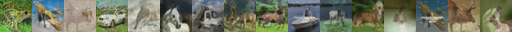

Write Python code to recreate this figure.
############################################### IMPORT LIBRARIES ###############################################

import torch
import torchvision
import torchvision.transforms as transforms
import numpy as np
import random
from PIL import Image

#Seed for reproducible results
seed = 42
random.seed(seed)
np.random.seed(seed)
torch.manual_seed(seed)
torch.cuda.manual_seed(seed)
torch.cuda.manual_seed_all(seed)
torch.backends.cudnn.deterministic = True
torch.backends.cudnn.benchmark = False

############################################### DEFINE CLASSES ###############################################

class MixUp():
    """
    Python Class that implements the MixUp data augmentation algorithm for both beta and uniform sampling methods of lambda

    Input
    self.sampling_method (scalar): specify beta sampling (sampling_method == 1) or uniform sampling (sampling_method == 2)
    self.alpha (scalar): determine alpha value for beta sampling
    """
    def __init__(self, sampling_method, alpha):
        self.sampling_method = sampling_method
        self.alpha = alpha

    def generate_augmentation(self, image_batch, label_batch):
        """
        Implements MixUp data augmentation algorithm

        Inputs
        image_batch (torch tensor): containing batch of images
        label_batch (torch tensor): matrix of one-hot encoded batch labels!

        Outputs
        generated_images (torch tensor): containing augmented images
        generated_labels (torch tensor): matrix of one-hot encoded augmented labels
        """
        random_indexes = torch.randperm(image_batch.shape[0]) #torch.arange(image_batch.shape[0]) - (torch.randint(low = 0, high = image_batch.shape[0], size=(1,))).item()
        image_batch_1 = image_batch
        image_batch_2 = image_batch[random_indexes]

        label_batch_1 = label_batch
        label_batch_2 = label_batch[random_indexes]

        #Sample lambda according to sampling_method
        if self.sampling_method == 1:
            lambd = torch.distributions.Beta(self.alpha, self.alpha).sample()

        elif self.sampling_method == 2:
            low = 0.
            high = 1.
            lambd = torch.distributions.Uniform(low, high).sample()

        generated_images = lambd*image_batch_1 + (1-lambd)*image_batch_2
        generated_labels = (lambd*label_batch_1 + (1-lambd)*label_batch_2)

        return generated_images, generated_labels
    
def generate_example_images():
    """
    This function generates example augmented images for both sampling methods.
    """
    ## cifar-10 dataset
    transform = transforms.Compose(
        [transforms.ToTensor(),
        transforms.Normalize((0.5, 0.5, 0.5), (0.5, 0.5, 0.5))])

    batch_size = 16
    trainset = torchvision.datasets.CIFAR10(root='./data', train=True, download=True, transform=transform)
    trainloader = torch.utils.data.DataLoader(trainset, batch_size=batch_size, shuffle=True, num_workers=2)

    ## example images NON_AUGMENTED
    dataiter = iter(trainloader)
    images_real, labels_real = next(dataiter) # note: for pytorch versions (<1.14) use dataiter.next()
    im = Image.fromarray((torch.cat(images_real.split(1,0),3).squeeze()/2*255+.5*255).permute(1,2,0).numpy().astype('uint8'))
    im.save("mixup_notaugmented.png")
    print('mixup_notaugmented.png saved.')

    sampling_method_list = [1,2]
    for i, sampling_method in enumerate(sampling_method_list):
        ## data augmentation method
        Augmentation_Mixup = MixUp(sampling_method=sampling_method, alpha=0.4)

        if sampling_method == 1:
            ## example images beta sampling augmented
            images, labels = Augmentation_Mixup.generate_augmentation(image_batch=images_real, label_batch=labels_real)
            im = Image.fromarray((torch.cat(images.split(1,0),3).squeeze()/2*255+.5*255).permute(1,2,0).numpy().astype('uint8'))
            im.save("mixup_beta.png")
            print('mixup_beta.png saved.')

        if sampling_method == 2:
            ## example images uniform sampling augmented
            images, labels = Augmentation_Mixup.generate_augmentation(image_batch=images_real, label_batch=labels_real)
            im = Image.fromarray((torch.cat(images.split(1,0),3).squeeze()/2*255+.5*255).permute(1,2,0).numpy().astype('uint8'))
            im.save("mixup_uniform.png")
            print('mixup_uniform.png saved.')

############################################### GENERATE IMAGES ###############################################

if __name__ == '__main__':
        
    #Generate normal images and augmented images with both sampling methods
    generate_example_images()
